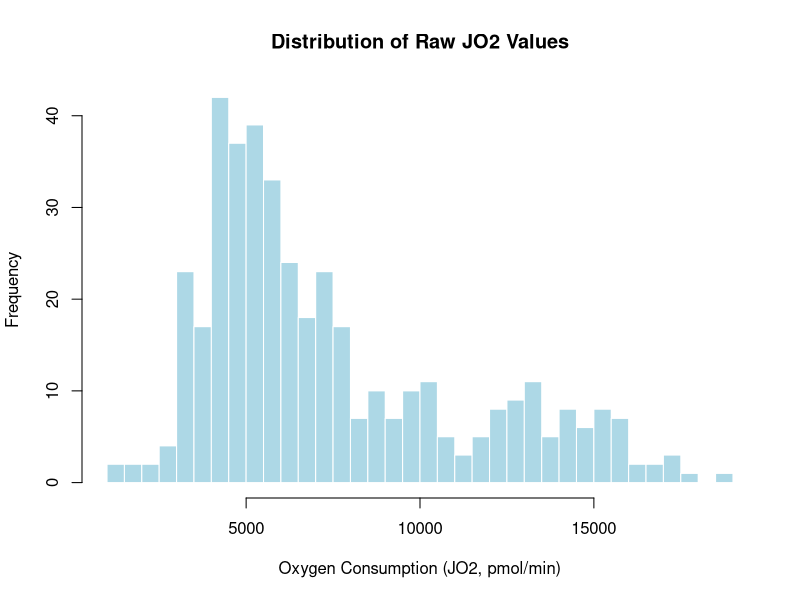
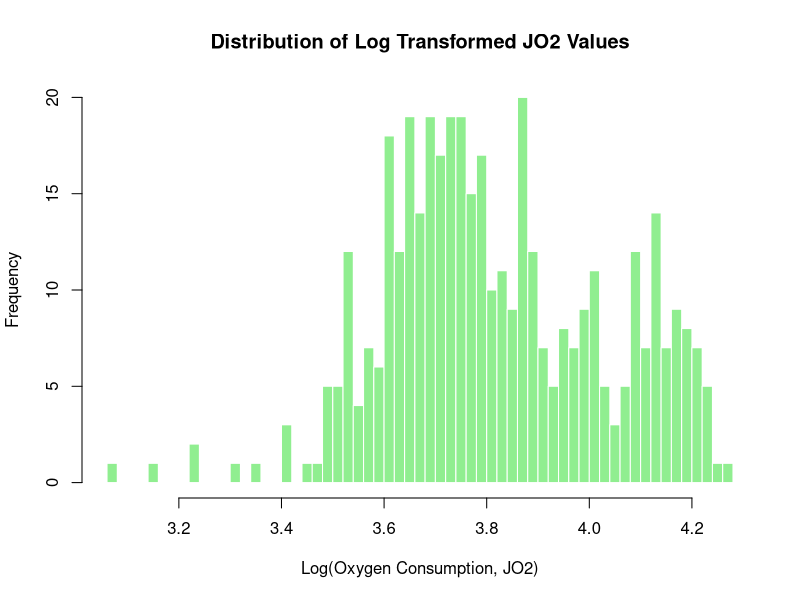

Generate these figures, in order, with R: (Note: this script raises an error after producing the figures.)
## ---- chunk 1
# imports
library(readr)
library(tidyverse)
library(patchwork)
library(scales)
library(ggplot2)
library(dplyr)
library(tidyr)
library(stringr)
library(broom)
## ---- chunk 2

raw <- read_csv("data/JO2.csv", col_names = FALSE, show_col_types = FALSE)

header1 <- as.character(unlist(raw[1, ]))  # substrates in row 1
header2 <- as.character(unlist(raw[2, ]))  # doses in row 2

sub <- header1
sub[1] <- "Subject"
for (i in 2:length(sub)) {
  if (is.na(sub[i]) || sub[i] == "") sub[i] <- sub[i - 1]
}

dose <- header2
dose[1] <- NA  # first col is Subject

new_names <- c("Subject", paste(sub[-1], dose[-1], sep = "_"))

dat <- raw[-c(1, 2), ]
names(dat) <- new_names
dat <- dat %>% mutate(across(-Subject, ~ suppressWarnings(as.numeric(.))))

data_long <- dat %>%
  pivot_longer(
    cols = -Subject,
    names_to = c("Substrate", "Dose"),
    names_sep = "_",
    values_to = "JO2"
  ) %>%
  filter(Dose != "Basal") %>%
  mutate(
    Genotype = if_else(str_detect(Subject, "^NT"), "NT", "Tg"),
    Dose_num = as.numeric(Dose), 
    Dose = factor(Dose,
                  levels = c("Basal", "-12.95","-13.65","-13.95","-14.19","-14.36","-14.49"),
                  ordered = TRUE)
  ) %>%
  drop_na(JO2)   

## ---- chunk 3
glimpse(data_long)
## ---- chunk 4
#| label: histograms

# Raw JO2
hist(
  data_long$JO2,
  breaks = 60,
  main = "Distribution of Raw JO2 Values",
  xlab = "Oxygen Consumption (JO2, pmol/min)",
  ylab = "Frequency",
  col = "lightblue",
  border = "white"
)

# Log10-transformed JO2
hist(
  log10(data_long$JO2),
  breaks = 60,
  main = "Distribution of Log Transformed JO2 Values",
  xlab = "Log(Oxygen Consumption, JO2)",
  ylab = "Frequency",
  col = "lightgreen",
  border = "white"
)

data_long <- data_long %>%
  mutate(logJO2 = log10(JO2))

## ---- chunk 5

# Keep Dose numeric
data_long <- data_long %>%
  mutate(Dose = as.numeric(as.character(Dose)))

summary_data <- summary_data %>%
  mutate(Dose = as.numeric(as.character(Dose)))

# Get all unique doses
all_doses <- sort(unique(data_long$Dose))

# Plot individual lines with exact dose labels
ggplot(data_long, aes(x = Dose, y = JO2, color = Genotype, group = Subject)) +
  geom_line(alpha = 0.5) +
  facet_wrap(~ Substrate, scales = "free_y", labeller = label_wrap_gen(width = 15)) +
  scale_x_continuous(breaks = all_doses) +  # show all doses exactly
  theme_minimal() +
  labs(title = "JO2 across Dose by Substrate and Genotype") +
  theme(
    axis.text.x = element_text(angle = 45, hjust = 1, size = 9),
    strip.text = element_text(size = 9)
  )

# Plot genotype means ± SE with exact dose labels
ggplot(summary_data, aes(Dose, mean_JO2, color = Genotype, group = Genotype)) +
  geom_line() + 
  geom_point() +
  geom_errorbar(aes(ymin = mean_JO2 - se, ymax = mean_JO2 + se), width = 0.1) +
  facet_wrap(~ Substrate, scales = "free_y", labeller = label_wrap_gen(width = 15)) +
  scale_x_continuous(breaks = all_doses) +  # show all doses exactly
  theme_minimal() +
  labs(title = "Mean JO2 ± SE", y = "Mean JO2") +
  theme(
    axis.text.x = element_text(angle = 45, hjust = 1, size = 9),
    strip.text = element_text(size = 9)
  )

## ---- chunk 6
data_long %>%
  filter(Dose %in% c("Basal", "-12.95")) %>%
  group_by(Genotype, Substrate, Dose) %>%
  summarise(mean_JO2 = mean(JO2), se = sd(JO2)/sqrt(n()), .groups = "drop") %>%
  ggplot(aes(x = Dose, y = mean_JO2, fill = Genotype)) +
  geom_col(position = position_dodge()) +
  geom_errorbar(aes(ymin = mean_JO2-se, ymax = mean_JO2+se),
                width = 0.2, position = position_dodge(0.9)) +
  facet_wrap(~Substrate, scales = "free_y") +
  theme_minimal()
## ---- chunk 7
slopes <- data_long %>%
  group_by(Subject, Genotype, Substrate) %>%
  do(tidy(lm(JO2 ~ Dose_num, data = .))) %>%
  filter(term == "Dose_num")

ggplot(slopes, aes(x = Substrate, y = estimate, fill = Genotype)) +
  geom_boxplot(alpha = 0.6, position = position_dodge()) +
  theme_minimal() +
  labs(y = "Slope of JO2 vs Dose", title = "Respiratory sensitivity by Genotype") +
  theme(
    axis.text.x = element_text(angle = 45, hjust = 1, size = 10)  # rotate labels
  )
## ---- chunk 8
heat <- data_long %>%
  group_by(Substrate, Dose, Genotype) %>%
  summarise(mean_JO2 = mean(JO2), .groups = "drop")

ggplot(heat, aes(x = Dose, y = Substrate, fill = mean_JO2)) +
  geom_tile() +
  facet_wrap(~Genotype) +
  scale_fill_viridis_c() +
  theme_minimal() +
  labs(title = "Heatmap of mean JO2 across Substrates & Doses") +
  theme(
    axis.text.x = element_text(angle = 45, hjust = 1)  # rotate x labels
  )
## ---- chunk 9
ggplot(data_long, aes(x = Dose, y = logJO2, color = Genotype, group = Subject)) +
  geom_line(alpha = 0.5) +
  facet_wrap(~ Substrate, scales = "free_y", labeller = label_wrap_gen(width = 15)) +
  theme_minimal() +
  labs(title = "Log(JO2) across Dose by Substrate and Genotype") +
  theme(
    axis.text.x = element_text(angle = 45, hjust = 1, size = 9),  # rotate dose labels
    strip.text = element_text(size = 9)  # control facet label size
  )

# genotype means ± SE per substrate×dose
summary_data <- data_long %>%
  group_by(Substrate, Dose, Genotype) %>%
  summarise(mean_log_JO2 = mean(logJO2), se = sd(logJO2)/sqrt(n()), .groups = "drop")

ggplot(summary_data, aes(Dose, mean_log_JO2, color = Genotype, group = Genotype)) +
  geom_line() + 
  geom_point() +
  geom_errorbar(aes(ymin = mean_log_JO2 - se, ymax = mean_log_JO2 + se), width = 0.1) +
  facet_wrap(~ Substrate, scales = "free_y", labeller = label_wrap_gen(width = 15)) + # wrap long facet labels
  theme_minimal() +
  labs(title = "Mean log(JO2) ± SE", y = "Mean log(JO2)") +
  theme(
    axis.text.x = element_text(angle = 45, hjust = 1, size = 9),  # fix dose labels
    strip.text = element_text(size = 9)                           # fix facet labels
  )
## ---- chunk 10
heat <- data_long %>%
  group_by(Substrate, Dose, Genotype) %>%
  summarise(mean_log_JO2 = mean(logJO2), .groups = "drop")

ggplot(heat, aes(x = Dose, y = Substrate, fill = mean_log_JO2)) +
  geom_tile() +
  facet_wrap(~Genotype) +
  scale_fill_viridis_c() +
  theme_minimal() +
  labs(title = "Heatmap of mean log(JO2) across Substrates & Doses") +
  theme(
    axis.text.x = element_text(angle = 45, hjust = 1)  # rotate x labels
  )
